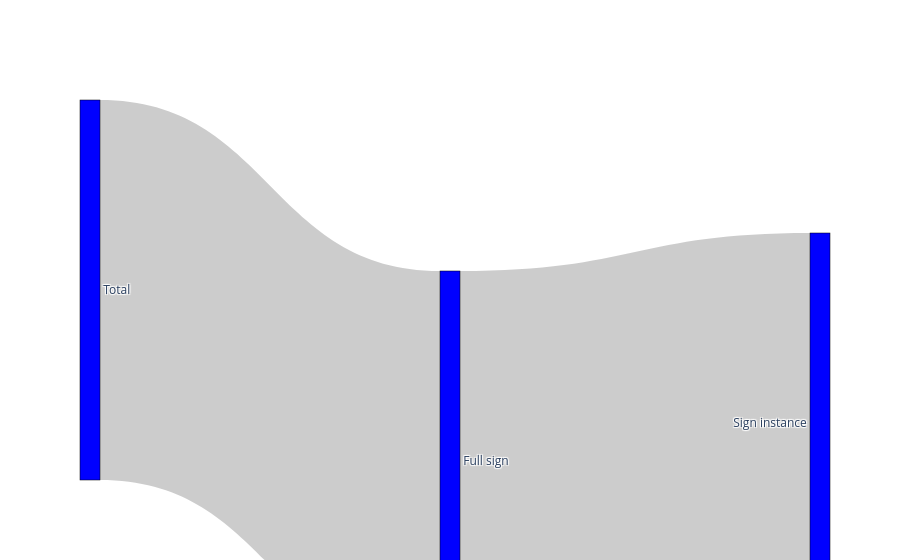

The code cell stored with this chart in its notebook:
### Code cell
print("\n TEST SPLIT \n")

display_chart(splits=["test"], x_divider=2, y_offset=0.55)

### Figure 1 — Plotly figure (JSON) as saved in the notebook; plotly's stock layout.template omitted (floating-point values rounded to 4 significant figures)
{"data": [{"link": {"source": [0, 1], "target": [1, 2], "value": [3992, 3992]}, "node": {"color": "blue", "label": ["Total", "Full sign", "Sign instance"], "line": {"color": "black", "width": 0.5}, "pad": 15, "thickness": 20, "x": [0, 0.5, 1], "y": [0.55, 0.95, 0.85]}, "type": "sankey"}], "layout": {"autosize": true}}
